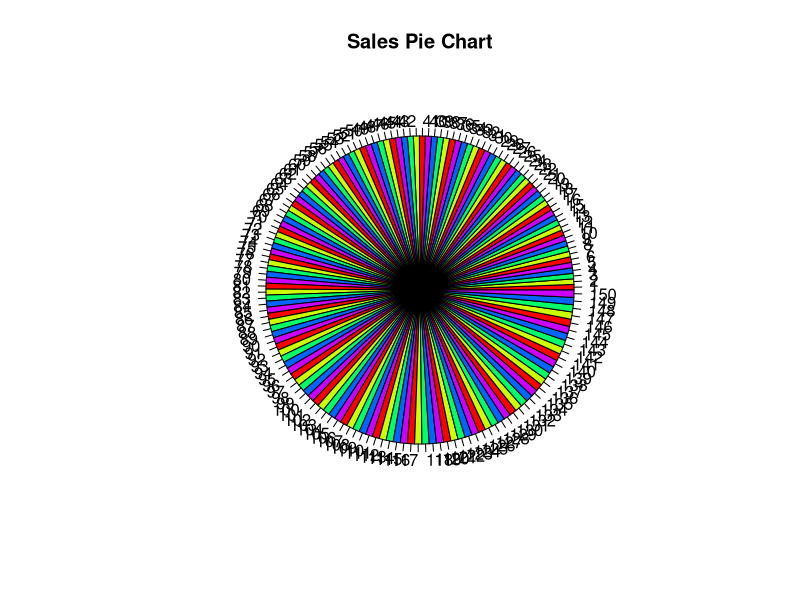

Write R code to recreate this figure.
data(BJsales)

for (i in BJsales){
  if (i > 280){
    print(i)
  }
}

BJS_array = array(BJsales, dim = c(10, 5, 3))
print(BJS_array)

BJS_matrix = matrix(BJsales, nrow = 10, ncol = 5)
print(BJS_matrix)

BJS_df = data.frame(BJsales)
print(BJS_df)

pie(BJsales, main = "Sales Pie Chart", col = rainbow(5))
